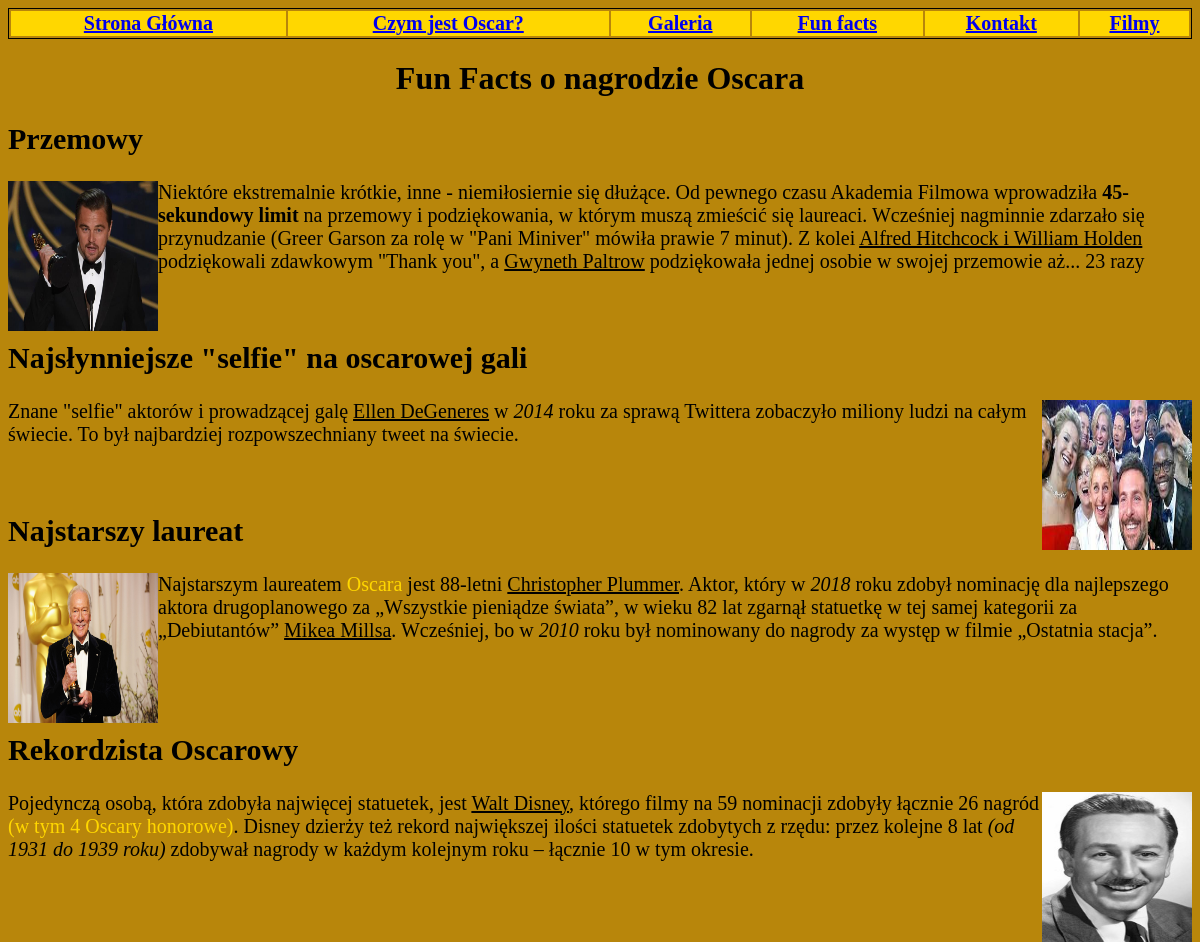
Screenshot of /lab1.5/index.php?idp=funoscar with the database file from the repository.
### tables this page shows
CREATE TABLE `page_list` (
  `id` int(11) NOT NULL,
  `page_title` varchar(255) NOT NULL,
  `page_content` text NOT NULL,
  `status` int(11) NOT NULL DEFAULT 1
);

### lab1.5/showpage.php (called while the page is built)
<?php
	function PokazPodstrone($id)
	{
		$id_clear = htmlspecialchars($id);
		$dbhost = 'localhost';
		$dbuser = 'root';
		$dbpass = '';
		$dbname = 'moja_strona';
		$link = mysqli_connect($dbhost, $dbuser, $dbpass, $dbname);
		$query = "SELECT * FROM page_list WHERE id='$id_clear' LIMIT 1";
		$result = mysqli_query($link,$query);
		$row = mysqli_fetch_array($result);
		if(empty($row['id']))
		{
			$web = '[nie_znaleziono_strony]';
		}
		else
		{
			$web = $row['page_content'];
		}
		return $web;
	}
?>

### lab1.5/index.php (the view, shortened to what this page needs)
<head>
	<link rel="stylesheet" href="css/stajle.css">
</head>
<body style="background-color:DarkGoldenRod;">
	<table class="nav">
		<tr class="nav-buttons">
		  <th><a href="index.php?idp=glowna">Strona Główna</a></th>
		  <th><a href="index.php?idp=oscar">Czym jest Oscar?</a></th>
		  <th><a href="index.php?idp=galeria">Galeria</a></th>
		  <th><a href="index.php?idp=funoscar">Fun facts</a></th>
		  <th><a href="index.php?idp=kontakt">Kontakt</a></th>
		  <th><a href="index.php?idp=filmy">Filmy</a></th>
		</tr>
	</table>
	<?php
		include('showpage.php');
		if($_GET['idp']=='glowna'){
			$strona=PokazPodstrone(3);
		} elseif($_GET['idp']=='oscar'){
			$strona=PokazPodstrone(1);
		} elseif($_GET['idp']=='galeria'){
			$strona=PokazPodstrone(2);
		} elseif($_GET['idp']=='funoscar'){
			$strona=PokazPodstrone(4);
		} elseif($_GET['idp']=='kontakt'){
			$strona=PokazPodstrone(5);
		} elseif($_GET['idp']=='filmy') {
			$strona = PokazPodstrone(6);
		} else {
			echo 'nie ma';
		}
		if($strona){
			echo $strona;
		} else {
			include('./html/glowna.html');
		}
	?>
</body>

### lab1.5/css/stajle.css (style rules this page uses)
.nav, .movies { width:100%; border: 1px solid; }
.nav-buttons { background-color:gold; border: 1px solid; font-size: 20px; }
.title { text-align: center; }
.statue1 { float:left; height: 150px; width: 150px; }
.statue2 { float:right; height: 150px; width: 150px; }
.opis { font-size: 20px; }

### rows the page displays
page_list: page_content "Fun Facts o nagrodzie Oscara Przemowy Niektóre ekstremalnie krótkie, inne - niemiłosiernie się dłużące. Od pewnego czasu Akademia Filmowa wprowadziła 45-sekundowy limit na przemowy i podziękowania, w którym muszą zmieścić się laureaci. Wcześniej nagminnie zdarzało się przynudzanie (Greer Garson za rolę w \"Pani Miniver\" mówiła prawie 7 minut). Z kolei Alfred Hitchcock i William Holden podziękowali zdawkowym \"Thank you\", a Gwyneth Paltrow podziękowała jednej osobie w swojej przemowie aż... 23 razy Najsłynniejsze \"selfie\" na oscarowej gali Znane \"selfie\" aktorów i prowadzącej galę Ellen DeGeneres w 2014 roku za sprawą Twittera zobaczyło miliony ludzi na całym świecie. To był najbardziej…", page_content (picture)
